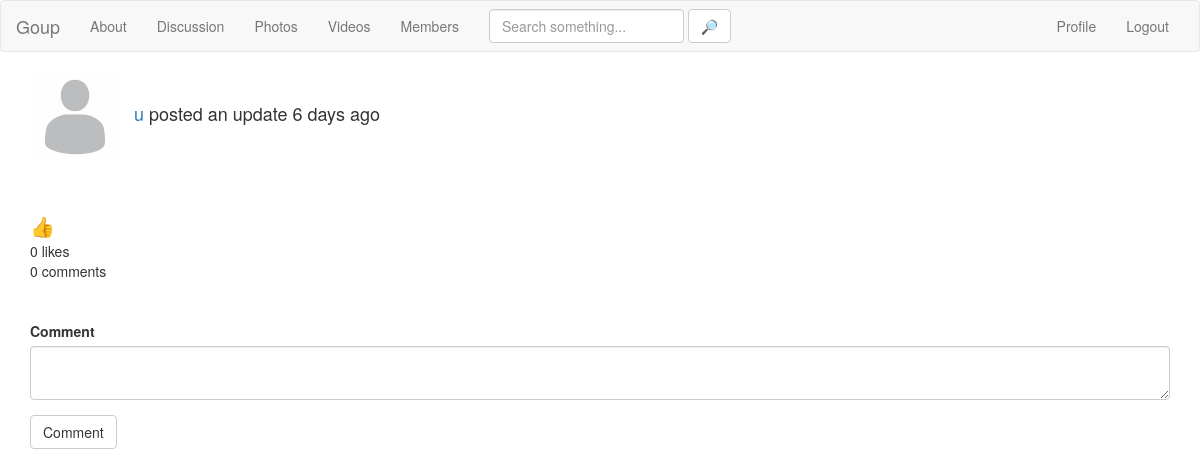
The app's page /post/1 (signed in) with its own data.
### app/models.py (models this page shows, shortened)
class User(UserMixin, db.Model):
    id = db.Column(db.Integer, primary_key=True)
    username = db.Column(db.String(60), index=True, unique=True)
    email = db.Column(db.String(120), index=True, unique=True)
    password_hash = db.Column(db.String(120))
    about_me = db.Column(db.String(140))
    last_seen = db.Column(db.DateTime, default=datetime.utcnow())
    profile_picture = db.Column(db.String(140), index=True)
    verified = db.Column(db.Integer, index=True, default=0)
    posts = db.relationship('Post', backref='author', lazy='dynamic')
    comments = db.relationship('Comment', backref='author', lazy='dynamic')
    liked = db.relationship(
        'PostLike',
        foreign_keys='PostLike.user_id',
        backref='user', lazy='dynamic')
    def has_liked_post(self, post):
        return PostLike.query.filter(
            PostLike.user_id == self.id,
            PostLike.post_id == post.id).count() > 0

class Post(db.Model):
    id = db.Column(db.Integer, primary_key=True)
    body = db.Column(db.String(140))
    timestamp = db.Column(db.DateTime, index=True, default=datetime.utcnow)
    user_id = db.Column(db.Integer, db.ForeignKey('user.id'))
    is_discussion=db.Column(db.Integer, index=True, default=0)
    is_public = db.Column(db.Integer, index=True, default=1)
    photos = db.relationship('Photo', backref='post', lazy='dynamic')
    videos = db.relationship('Video', backref='post', lazy='dynamic')
    comments = db.relationship('Comment', backref='post', lazy='dynamic')
    likes = db.relationship('PostLike', backref='post', lazy='dynamic')

### app/routes.py (the view, shortened to what this page needs)
@app.route('/post/<id>', methods=['GET','POST'])
@login_required
@verified_required
def post(id):
    comment_form=CommentForm()
    post = Post.query.filter_by(id=id).first()
    comments = Comment.query.filter(Comment.post_id==id).order_by(Comment.timestamp.desc()).all()
    return render_template('post.html', title='Post', post=post, comment_form=comment_form,comments=comments)

### app/forms.py
class CommentForm(FlaskForm):
    post = TextAreaField('Comment', validators=[DataRequired(), Length(min=1,max=1000)])
    comment_submit = SubmitField('Comment')

### app/models.py (called while the page is built)
@login.user_loader
def load_user(id):
    return User.query.get(int(id))

### app/routes.py (called while the page is built)
@app.before_request # insert code before view function
def before_request():
    if current_user.is_authenticated:
        current_user.last_seen = datetime.utcnow() # update the time
        db.session.commit()

def verified_required(f):
    @wraps(f)
    def decorated_function(*args, **kwargs):
        if current_user.verified != 1:
            flash('You are not a verified user yet.')
            return redirect(url_for('verification'))
        return f(*args, **kwargs)
    return decorated_function

### app/templates/post.html (shortened to what this page needs)
{% extends 'base.html' %}
{% import 'bootstrap/wtf.html' as wtf %}
{% block app_content %}
<div class="container">
        <a href="{{url_for('profile', username=post.author.username)}}"><img src="{{ url_for('static', filename='uploads/images/'+post.author.profile_picture)  }}" class="img-responsive" width="90" style="display:inline;"></a>&emsp;<h4 style="display:inline;"><a href="{{url_for('profile', username=post.author.username)}}">{{post.author.username}}</a> posted an update {{ moment(post.timestamp).fromNow() }}</h4><br><br>
            {% if current_user.has_liked_post(post) %}
    <a href="{{ url_for('like_post_action', post_id=post.id, action='unlike') }}"><span style="font-size:20px;">&#128078;</span></a>
            {% else %}
    <a href="{{ url_for('like_post_action', post_id=post.id, action='like') }}"><span style="font-size:20px;">&#128077;</span></a>
            {% endif %}
            <br>
            {{ post.likes.count() }} likes<br>
            {{ post.comments.count() }} comments <br>
            <br><br>
            <form method="POST" action="" enctype="multipart/form-data"  >
                {{wtf.quick_form(comment_form)}}
            </form>
</div>
{% endblock %}

### records on screen
User: profile_picture (placeholder picture), author.username "u"
Post: timestamp "6 days ago"

### other values on screen
{{ post.likes.count() }} "0"
{{ post.comments.count() }} "0"
